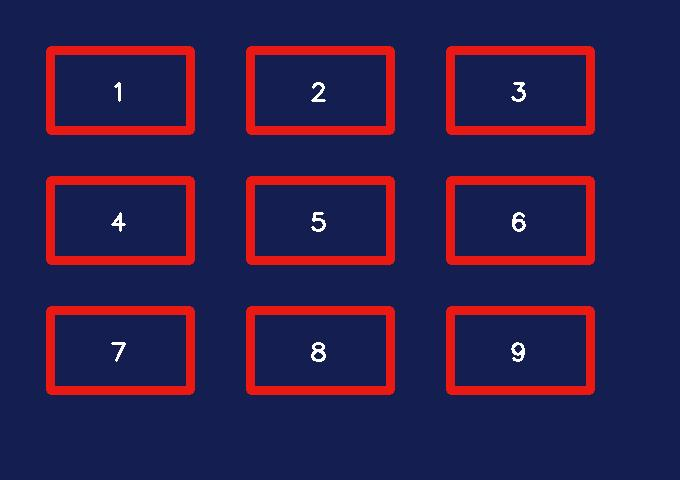
#> input picture .codex-task-0559/w2/test_geometry_preflight_applie0/49a17aa9-7eb1-4a5f-a410-1dddaacb8fef/00000000.jpg, 680 x 480 px
$ python -i cell_crop_quality.py   (imports and definitions only)   (older library calls are emulated)
#> lines starting #> are read from the running program, lines starting #| are printed output that depends on the picture; after the words box and inside, x2 and y2 are one past the last pixel; in counts of white or black regions, pixels touching at a corner belong together
"""Deterministic per-cell eligibility gate for symbol training crops."""

from __future__ import annotations

from dataclasses import dataclass
from typing import Literal, cast

import cv2
import numpy as np
from numpy.typing import NDArray

QUALITY_GATE_VERSION = "cell-crop-quality-gate-v2-inner-columns-bootstrap"
MIN_CENTER_CONFIDENCE = 0.34
MIN_COMPONENT_AREA_PX = 24
MIN_PRIMARY_AREA_FRACTION = 0.035
MAX_CENTER_OFFSET_RATIO = 0.28
MAX_EXTRA_TO_PRIMARY_RATIO = 0.55
BORDER_WIDTH_PX = 3
EDGE_COLUMNS_TRAINING_ALLOWED = False

CellCropQualityStatus = Literal[
    "eligible",
    "clipped",
    "occluded",
    "interface_contaminated",
    "uncertain",
]


@dataclass(frozen=True, slots=True)
class CellCropQuality:
    status: CellCropQualityStatus
    reasons: tuple[str, ...]
    center_confidence: float
    center_offset_ratio: float | None
    primary_area_fraction: float
    extra_area_fraction: float
    primary_touches_border: bool
    side_border_foreground_fraction: float

    @property
    def training_eligible(self) -> bool:
        return self.status == "eligible"

    # [18 lines left out: function to_dict, not called in this run]


def _normalise(values: NDArray[np.float32]) -> NDArray[np.float32]:
    low, high = np.percentile(values, (40.0, 96.0))
    span = float(high - low)
    if span < 1e-6:
        return np.zeros_like(values)
    return cast(NDArray[np.float32], np.clip((values - low) / span, 0.0, 1.0))


def _foreground_mask(rgb: NDArray[np.uint8]) -> NDArray[np.uint8]:
    lab = cv2.cvtColor(rgb, cv2.COLOR_RGB2LAB).astype(np.float32)
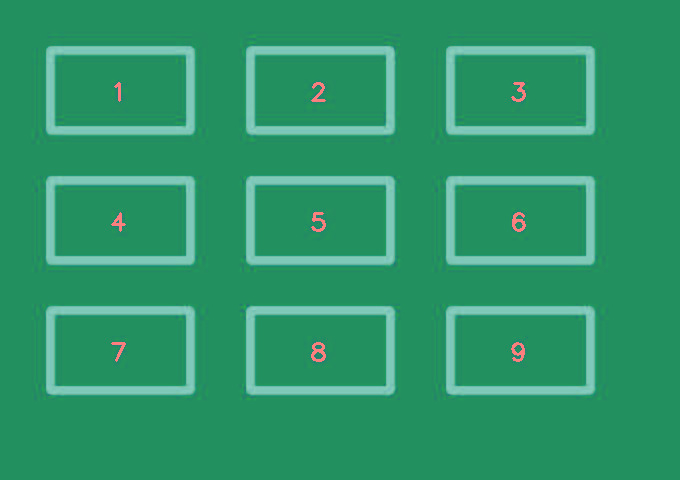
#> lab: shape (480, 680, 3) float32; mean R, G, B 45.1, 149.8, 105.4
    gray = cv2.cvtColor(rgb, cv2.COLOR_RGB2GRAY).astype(np.float32)
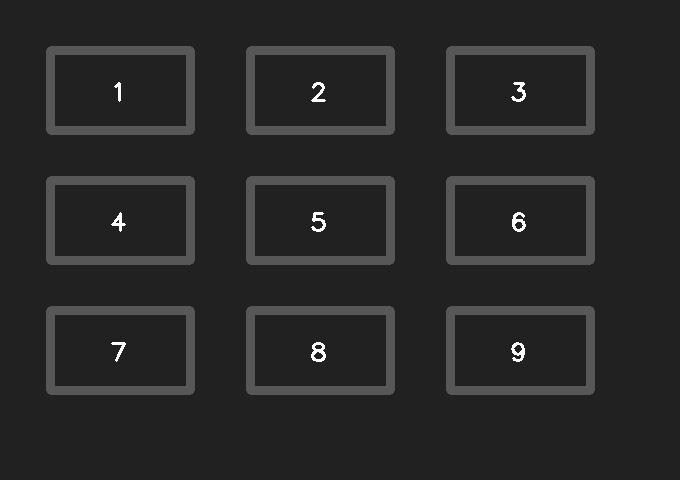
#> gray: shape (480, 680) float32; min 4, max 255, mean 39.6
    corner = max(4, min(rgb.shape[:2]) // 9)
#> corner = 53
    samples = np.concatenate(
        (
            lab[:corner, :corner].reshape((-1, 3)),
            lab[:corner, -corner:].reshape((-1, 3)),
            lab[-corner:, :corner].reshape((-1, 3)),
            lab[-corner:, -corner:].reshape((-1, 3)),
        ),
        axis=0,
    )
    background = np.median(samples, axis=0)
#> background = [35, 144, 95]
    colour_distance = cast(
        NDArray[np.float32],
        np.linalg.norm(lab - background, axis=2).astype(np.float32),
    )
    gradient_x = cv2.Sobel(gray, cv2.CV_32F, 1, 0, ksize=3)
    gradient_y = cv2.Sobel(gray, cv2.CV_32F, 0, 1, ksize=3)
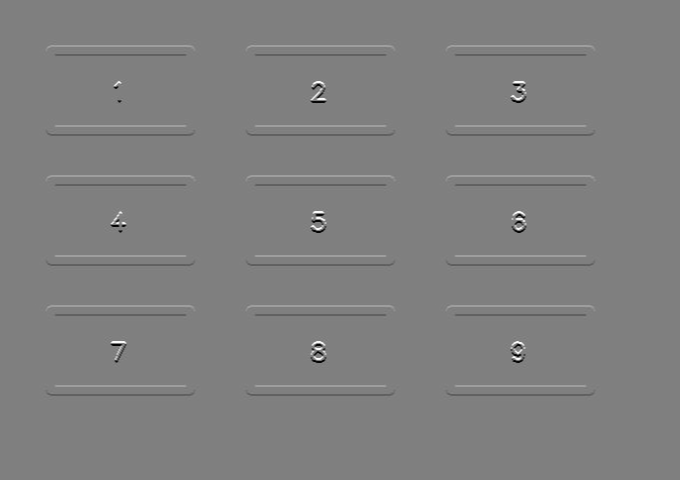
#> gradient_y: shape (480, 680) float32; min -914, max 909, mean 0; drawn with min black and max white
    gradient = cast(NDArray[np.float32], cv2.magnitude(gradient_x, gradient_y))
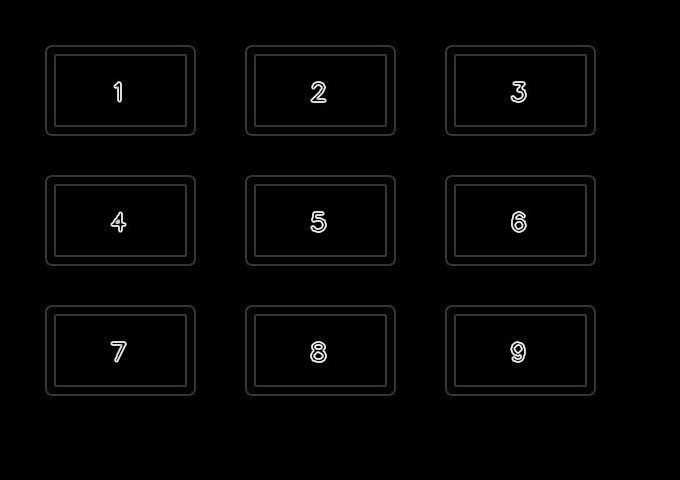
#> gradient: shape (480, 680) float32; min 0, max 1024.6, mean 15.7; drawn with min black and max white
    saliency = 0.78 * _normalise(colour_distance) + 0.22 * _normalise(gradient)
#> in _normalise, `low, high = np.percentile(values, (40.0, 96.0))`: low = 0; high = 141
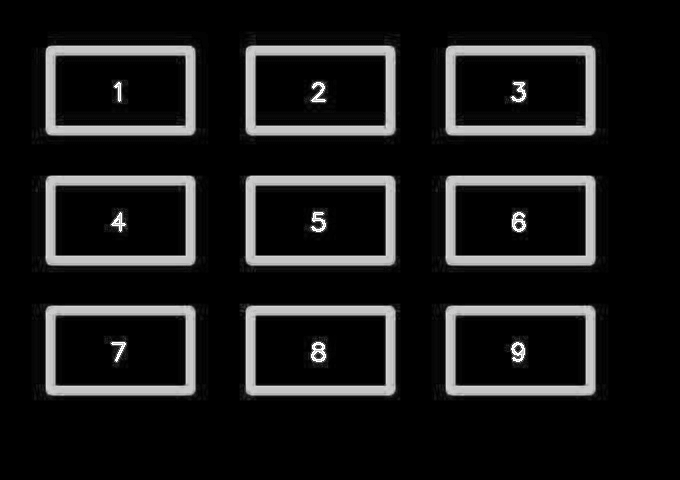
#> saliency: shape (480, 680) float32; min 0, max 1, mean 0.103
    threshold = max(0.36, float(np.percentile(saliency, 68.0)))
#> threshold = 0.36
    mask = np.where(saliency >= threshold, 255, 0).astype(np.uint8)
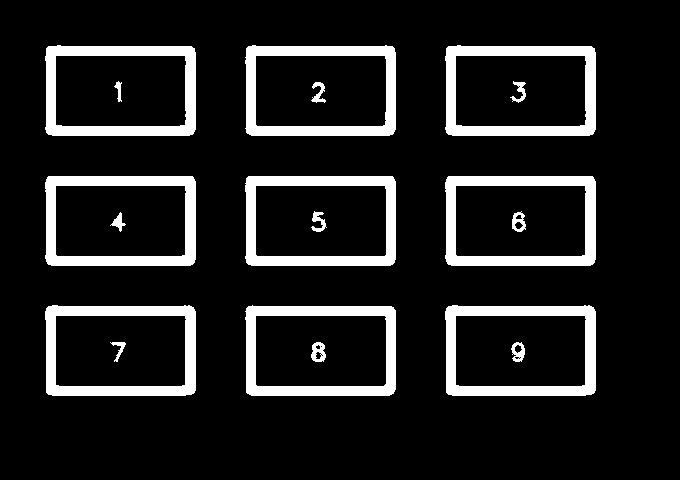
#> mask: shape (480, 680); 12.6% white; 18 white regions, largest, box (x1, y1, x2, y2) and area: (45, 305, 196, 396) 4454, (445, 305, 596, 396) 4454, (45, 176, 196, 266) 4450
    kernel = np.ones((3, 3), dtype=np.uint8)
    mask = cast(
        NDArray[np.uint8],
        cv2.morphologyEx(mask, cv2.MORPH_OPEN, kernel),
    )
#> mask: shape (480, 680); 12.6% white; 19 white regions, largest, box (x1, y1, x2, y2) and area: (45, 305, 196, 396) 4450, (445, 305, 596, 396) 4450, (45, 176, 196, 266) 4448
    return cast(
        NDArray[np.uint8],
        cv2.morphologyEx(mask, cv2.MORPH_CLOSE, np.ones((5, 5), dtype=np.uint8)),
    )
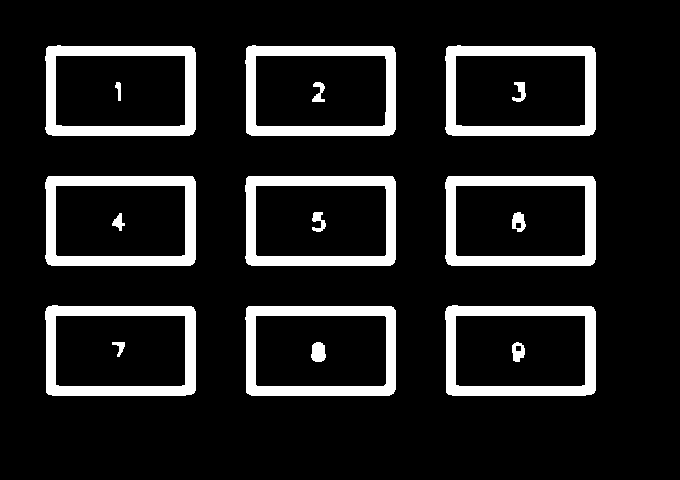
#> returned value: shape (480, 680); 12.6% white; 18 white regions, largest, box (x1, y1, x2, y2) and area: (45, 45, 196, 136) 4455, (445, 45, 596, 136) 4455, (45, 305, 196, 396) 4451


# [167 lines left out: function assess_cell_crop, not called in this run]


__all__ = [
    "EDGE_COLUMNS_TRAINING_ALLOWED",
    "QUALITY_GATE_VERSION",
    "CellCropQuality",
    "CellCropQualityStatus",
    "assess_cell_crop",
]

>>> import cv2
>>> picture = cv2.cvtColor(cv2.imread('../../../../../.codex-task-0559/w2/test_geometry_preflight_applie0/49a17aa9-7eb1-4a5f-a410-1dddaacb8fef/00000000.jpg'), cv2.COLOR_BGR2RGB)
>>> result = _foreground_mask(picture)
